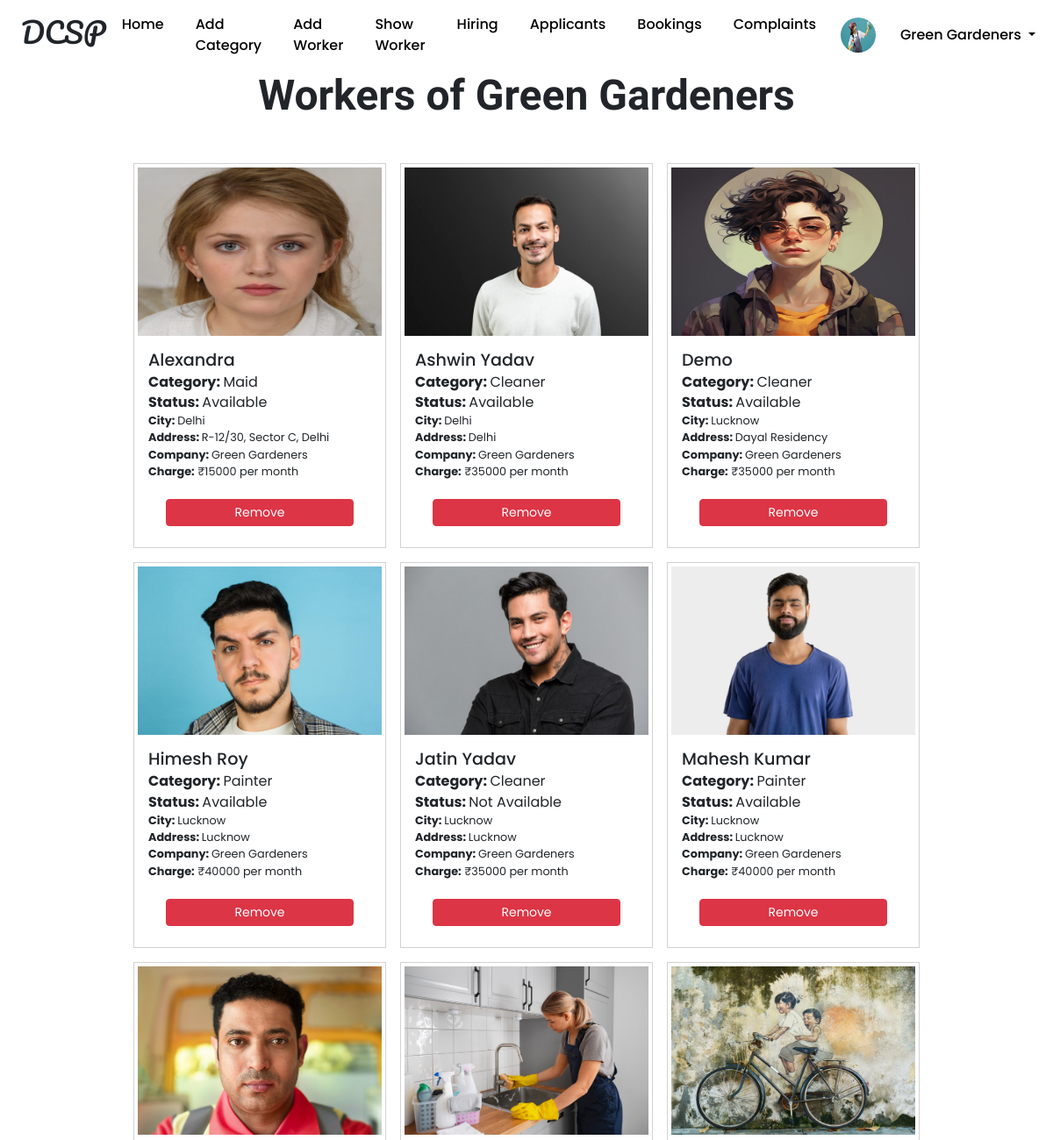
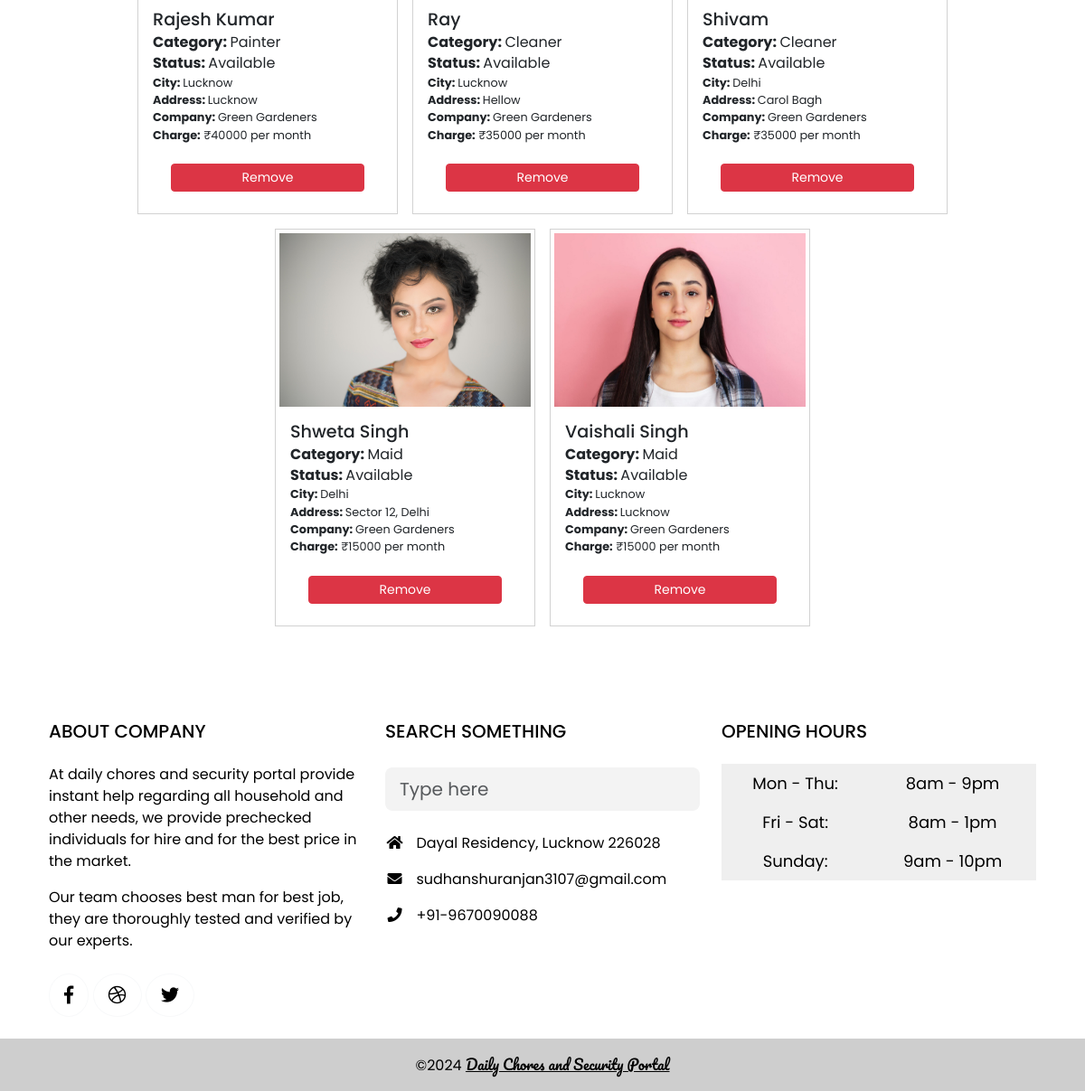
The app's page /show_workers/ (signed in) with its own data (2 pictures, top to bottom).
### dcs_app/models.py (models this page shows, shortened)
class Comp_Reg(models.Model):
    usertype = models.CharField(max_length=20, default='company')
    c_id = models.CharField(max_length=100, primary_key=True, default=1)
    c_pic = models.FileField(max_length=100, upload_to='Dailychores_Security/Companies/', default="")
    c_pass = models.CharField(max_length=32)
    c_name = models.CharField(max_length=50)
    c_ceo = models.CharField(max_length=50)
    c_phone = models.CharField(max_length=13)
    c_email = models.EmailField(max_length=30)
    c_city = models.CharField(max_length=20)
    c_regno = models.CharField(max_length=30)
    status = models.BooleanField(default=False)
    c_addr = models.TextField()
    c_about = models.TextField()
    time = models.TimeField(default=timezone.now)
    date = models.DateField(default=timezone.now)

class Employee_Reg(models.Model):
    emp_reg = models.ForeignKey(Employee_Category, on_delete=models.DO_NOTHING)
    emp_id = models.CharField(max_length=50)
    emp_pic = models.FileField(max_length=100, upload_to='Dailychores_Security/Employees/', default="")
    emp_name = models.CharField(max_length=50)
    emp_phone = models.CharField(max_length=13,primary_key=True)
    emp_status = models.CharField(max_length=13, default="Available")
    emp_city = models.CharField(max_length=50)
    emp_addr = models.TextField()
    time = models.TimeField(default=timezone.now)
    date = models.DateField(default=timezone.now)

class Employee_Category(models.Model):
    comp_reg = models.ForeignKey(Comp_Reg, on_delete=models.DO_NOTHING)
    emp_category = models.CharField(max_length=50)
    emp_category_pic = models.FileField(max_length=100, upload_to='Dailychores_Security/Employee_categories/', default="")
    category_charge = models.IntegerField(default=50000)
    emp_description = models.CharField(max_length=100)

### dcs_app/company_views.py (the view)
# urls.py: path('show_workers/', company_views.show_workers, name='show_workers'),
def show_workers(request):
    key = request.session.get('session_key')
    comp = None
    if key:
        try:
            comp = Comp_Reg.objects.get(pk=key)
        except:
            return redirect('company_login')
        obj = Employee_Reg.objects.filter(emp_reg__comp_reg=comp).order_by('emp_name')
        return render(request, 'dcs_app/companies/show_workers.html', {'user':comp, 'emp':obj})
    else:
        return redirect('company_login')

### dcs_app/templates/dcs_app/companies/show_workers.html (shortened to what this page needs)
{%extends 'dcs_app/companies/main.html'%}
{%block content%}
    <h1 class="text-center oswald" style="font-weight: 800; font-size: 3rem;">Workers of {{user.c_name}}</h1>
<div class="dc" >
    {% for ad in emp%}
    <div class=" emp_card card bgcol m-2 ">
        <img class="card-img-top p-1"
            src="/media/{{ad.emp_pic}}" height="200px" alt="Card image cap">
        <div class="card-body">
            <h2 class="card-subtitle mb-2">{{ad.emp_name}}</h2>
            <h3 class="card-subtitle mb-2"><strong>Category: </strong> {{ad.emp_reg.emp_category}}</h3>
            <h3 class="card-subtitle mb-2"><strong>Status: </strong> {{ad.emp_status}}</h3>
            <h4 class="card-subtitle mb-2"><strong>City: </strong>{{ad.emp_city}}</h4>
            <h4 class="card-subtitle mb-2"><strong>Address: </strong> {{ad.emp_addr}}</h4>
            <h4 class="card-subtitle mb-2"><strong>Company: </strong> {{ad.emp_reg.comp_reg.c_name}}</h4>
            <h4 class="card-subtitle mb-2"><strong>Charge:</strong> ₹{{ad.emp_reg.category_charge}} per month</h4>
        </div>
        <a class="btn btn-danger btn-sm d-block mx-auto w-75 mb-4" href="{%url 'remwor' ad.pk%}">Remove</a>
    </div>
    {%endfor%}
</div>
{%endblock content%}

### dcs_app/templates/dcs_app/common/header.html (shortened to what this page needs)
{%load static%}
<nav class="navbar navbar-expand-lg sticky-top" style="background-color: white; width: 100% !important;">
  <div class="container-fluid ps-4 ps-2">
    <h2 class="pacifico">DCSP</h2>
    {%if request.session.session_key%}
    {% if user.usertype == 'user'%}
    <button class="navbar-toggler" type="button" data-bs-toggle="collapse" data-bs-target="#navbarSupportedContent" aria-controls="navbarSupportedContent" aria-expanded="false" aria-label="Toggle navigation">
      <span class="navbar-toggler-icon"></span>
    </button>
    <div class="collapse navbar-collapse" id="navbarSupportedContent">
      <ul class="navbar-nav mx-auto mb-2 mb-lg-0">
          <li class="nav-item">
              <a class="nav-link " aria-current="page" href="/">Home</a>
            </li>
            <li class="nav-item">
              <a class="nav-link " aria-current="page" href="#services">Services</a>
            </li>
            <li class="nav-item">
              <a class="nav-link " href="#companies">Companies</a>
            </li>
            <li class="nav-item">
              <a class="nav-link " href="#feedback">Feedbacks</a>
            </li>
            <li class="nav-item">
              <a class="nav-link " href="#contact">Contact Us</a>
            </li>
            <li class="nav-item">
              <a class="nav-link " href="#about">About Us</a>
            </li>
            <li class="nav-item">
              <a class="nav-link " href="/feedbk/">Feedback</a>
            </li>
      </ul>
      <img style="height: 40px; width: 40px; border-radius: 50%; margin: 0 10px;" src="{{user.u_pic.url}}" alt="">
        <ul class="navbar-nav">
          <li class="nav-item dropdown">
              <a class="nav-link dropdown-toggle" href="#" id="navbarDropdown" role="button" data-toggle="dropdown" aria-haspopup="true" aria-expanded="false">
                  {{user.u_name}}
              </a>
              <div class="dropdown-menu" aria-labelledby="navbarDropdown">
                <a class="dropdown-item " href="{{'/user_edit_profile/'}}">Edit Profile</a>
                <a class="dropdown-item " href="{{'/inbox/'}}">Inbox</a>
                <a class="dropdown-item" href="{{'/show_bookings/'}}">Bookings</a>
                <a class="dropdown-item" href="{{'/logout/'}}">Logout</a>
              </div>
            </li>
        </ul>
    </div>
    {%elif user.usertype == 'company'%}
    <div class="collapse navbar-collapse" id="navbarSupportedContent">
      <ul class="navbar-nav mx-auto mb-2 mb-lg-0">
        <li class="nav-item">
          <a class="nav-link" aria-current="page" href="{{'/company_home/'}}">Home</a>
        </li>
        <li class="nav-item">
          <a class="nav-link " href="{{'/add_category/'}}">Add Category</a>
        </li>
        <li class="nav-item">
          <a class="nav-link " href="{{'/add_workers/'}}">Add Worker</a>
        </li>
        <li class="nav-item">
          <a class="nav-link " href="{{'/show_workers/'}}">Show Worker</a>
        </li>
        <li class="nav-item">
          <a class="nav-link " href="{{'/hiring/'}}">Hiring</a>
        </li>
        <li class="nav-item">
          <a class="nav-link " href="{{'/applicants/'}}">Applicants</a>
        </li>
        <li class="nav-item">
          <a class="nav-link " href="{{'/bookings/'}}">Bookings</a>
        </li>
        <li class="nav-item">
          <a class="nav-link " href="{{'/show_complaints/'}}">Complaints</a>
        </li>
      </ul>
      <img style="height: 40px; width: 40px; border-radius: 50%; margin: 0 10px;" src="{{user.c_pic.url}}" alt="">
        <ul class="navbar-nav">
          <li class="nav-item dropdown">
              <a class="nav-link dropdown-toggle" href="#" id="navbarDropdown" role="button" data-toggle="dropdown" aria-haspopup="true" aria-expanded="false">
                  {{user.c_name}}
              </a>
            </li>
        </ul>
    </div>
    {%endif%}
    {%endif%}
  </div>
</nav>

### dcs_app/static/dcs_app/css/style.css (style rules this page uses)
.pacifico { font-family: "Pacifico", system-ui !important; }
* { margin: 0; padding: 0; box-sizing: border-box; scroll-behavior: smooth; }
.oswald { font-family: 'Oswald'; }
body { font-family: 'Poppins'; }
.bgcol { backdrop-filter: blur(10px); }
.nav-item::before, .nav-item::after { content: ''; position: absolute; width: 0%; height: 2px; bottom: 0; background-color: #ff0062; transition: width 0.3s ease-in-out; }
.nav-item::before { left: 0; }
.nav-item::after { right: 0; }
.nav-item { padding: 0 5px; margin: 0 5px; font-family: "Poppins", sans-serif; font-weight:500; font-size: medium; border-radius: 1rem; }
.dc { display: flex; width: 100%; justify-content: center; align-items: center; flex-wrap: wrap; height: fit-content; margin:5vh 0; padding: 0 2vw; }

### records on screen
Comp_Reg: c_pic (picture), c_name "Green Gardeners"
Employee_Reg: emp_pic (picture), emp_name "Alexandra", emp_reg.emp_category "Maid", emp_status "Available", emp_city "Delhi", emp_addr "R-12/30, Sector C, Delhi", emp_reg.comp_reg.c_name "Green Gardeners", emp_reg.category_charge "15000"
Employee_Reg: emp_pic (picture), emp_name "Ashwin Yadav", emp_reg.emp_category "Cleaner", emp_status "Available", emp_city "Delhi", emp_addr "Delhi", emp_reg.comp_reg.c_name "Green Gardeners", emp_reg.category_charge "35000"
Employee_Reg: emp_pic (picture), emp_name "Demo", emp_reg.emp_category "Cleaner", emp_status "Available", emp_city "Lucknow", emp_addr "Dayal Residency", emp_reg.comp_reg.c_name "Green Gardeners", emp_reg.category_charge "35000"
Employee_Reg: emp_pic (picture), emp_name "Himesh Roy", emp_reg.emp_category "Painter", emp_status "Available", emp_city "Lucknow", emp_addr "Lucknow", emp_reg.comp_reg.c_name "Green Gardeners", emp_reg.category_charge "40000"
Employee_Reg: emp_pic (picture), emp_name "Jatin Yadav", emp_reg.emp_category "Cleaner", emp_status "Not Available", emp_city "Lucknow", emp_addr "Lucknow", emp_reg.comp_reg.c_name "Green Gardeners", emp_reg.category_charge "35000"
Employee_Reg: emp_pic (picture), emp_name "Mahesh Kumar", emp_reg.emp_category "Painter", emp_status "Available", emp_city "Lucknow", emp_addr "Lucknow", emp_reg.comp_reg.c_name "Green Gardeners", emp_reg.category_charge "40000"
Employee_Reg: emp_pic (picture), emp_name "Rajesh Kumar", emp_reg.emp_category "Painter", emp_status "Available", emp_city "Lucknow", emp_addr "Lucknow", emp_reg.comp_reg.c_name "Green Gardeners", emp_reg.category_charge "40000"
Employee_Reg: emp_pic (picture), emp_name "Ray", emp_reg.emp_category "Cleaner", emp_status "Available", emp_city "Lucknow", emp_addr "Hellow", emp_reg.comp_reg.c_name "Green Gardeners", emp_reg.category_charge "35000"
Employee_Reg: emp_pic (picture), emp_name "Shivam", emp_reg.emp_category "Cleaner", emp_status "Available", emp_city "Delhi", emp_addr "Carol Bagh", emp_reg.comp_reg.c_name "Green Gardeners", emp_reg.category_charge "35000"
Employee_Reg: emp_pic (picture), emp_name "Shweta Singh", emp_reg.emp_category "Maid", emp_status "Available", emp_city "Delhi", emp_addr "Sector 12, Delhi", emp_reg.comp_reg.c_name "Green Gardeners", emp_reg.category_charge "15000"
Employee_Reg: emp_pic (picture), emp_name "Vaishali Singh", emp_reg.emp_category "Maid", emp_status "Available", emp_city "Lucknow", emp_addr "Lucknow", emp_reg.comp_reg.c_name "Green Gardeners", emp_reg.category_charge "15000"
